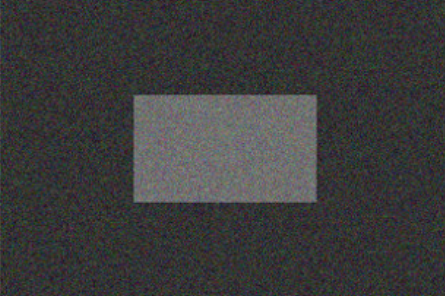
#> input picture 第3课 图像分割(固定阈值法、自动阈值法、边缘检测、连通区域分析、区域生长算法、分水岭算法)/images/noisy.png, 445 x 296 px
$ python '阈值分割.py'
#> lines starting #> are read from the running program, lines starting #| are printed output that depends on the picture; after the words box and inside, x2 and y2 are one past the last pixel; in counts of white or black regions, pixels touching at a corner belong together
# -*- encoding: utf-8 -*-
"""
@author   :   yykzjh
@Contact  :   yykzhjh@163.com
@DateTime :   2022/10/15 16:51
@Version  :   1.0
@License  :   (C)Copyright 2022
"""
import cv2
import numpy as np
import matplotlib.pyplot as plt


"""
1. 直方图双峰法：六十年代中期提出的直方图双峰法(也称 mode 法)是典型的全局单阈值分割方法。
2. 基本思想：假设图像中有明显的目标和背景，则其灰度直方图呈双峰分布，当灰度级直方图具有双峰特性时，
选取两峰之间的谷对应的灰度级作为阈值。
"""

"""
固定阈值分割函数：
cv2.threshold(src, thresh, maxval, type)
    - 参数1：原图像
    - 参数2：对像素值进行分类的阈值
    - 参数3：当像素值高于(小于)阈值时，应该被赋予的新的像素值，
    - 参数4：第四个参数是阈值方法。
        - THRESH_BINARY：       maxval if src(x, y) > thresh else 0
        - THRESH_BINARY_INV：   0 if src(x, y) > thresh else maxval
        - THRESH_TRUNC：        thresh if src(x, y) > thresh else src(x, y)
        - THRESH_TOZERO：       src(x, y) if src(x, y) > thresh else 0
        - THRESH_TOZERO_INV：   0 if src(x, y) > thresh else src(x, y)
    - 返回值：函数有两个返回值，一个为retVal, 一个阈值化处理之后的图像。
"""
# [9 lines of commented-out code are left out]

"""
五种常用固定阈值分割的方法
- THRESH_BINARY：       maxval if src(x, y) > thresh else 0
- THRESH_BINARY_INV：   0 if src(x, y) > thresh else maxval
- THRESH_TRUNC：        thresh if src(x, y) > thresh else src(x, y)
- THRESH_TOZERO：       src(x, y) if src(x, y) > thresh else 0
- THRESH_TOZERO_INV：   0 if src(x, y) > thresh else src(x, y)
"""
# [17 lines of commented-out code are left out]

"""
自动阈值分割法——自适应阈值法：自适应阈值会每次取图片的一小部分计算阈值，这样图片不同区域的阈值就不尽相同，适用于明暗分布不均的图片。
自适应阈值分割函数：
cv2.adaptiveThreshold()
    - 参数1：要处理的原图
    - 参数2：高于阈值时赋予的值，一般为255
    - 参数3：小区域阈值的计算方式
        - ADAPTIVE_THRESH_MEAN_C：小区域内取均值
        - ADAPTIVE_THRESH_GAUSSIAN_C：小区域内加权求和，权重是个高斯核
    - 参数4：阈值方式（跟前面讲的那5种相同）
        - THRESH_BINARY：       maxval if src(x, y) > thresh else 0
        - THRESH_BINARY_INV：   0 if src(x, y) > thresh else maxval
        - THRESH_TRUNC：        thresh if src(x, y) > thresh else src(x, y)
        - THRESH_TOZERO：       src(x, y) if src(x, y) > thresh else 0
        - THRESH_TOZERO_INV：   0 if src(x, y) > thresh else src(x, y)
    - 参数5：小区域的边长，如11就是11*11的小块
    - 参数6：最终阈值等于小区域计算出的阈值再减去此值,白色比较多取正值,黑色比较多取负值
"""
# [20 lines of commented-out code are left out]

"""
自动阈值分割法——迭代法阈值分割：
步骤：
1． 求出图像的最大灰度值和最小灰度值，分别记为ZMAX和ZMIN，令初始阈值T0=(ZMAX+ZMIN)/2；
2． 根据阈值TK将图象分割为前景和背景，分别求出两者的平均灰度值ZO和ZB ；
3． 求出新阈值TK+1=(ZO+ZB)/2；
4． 若TK==TK+1，则所得即为阈值；否则转2，迭代计算；
5 ． 使用计算后的阈值进行固定阈值分割。
"""

"""
自动阈值分割法——Otsu大津法：最大类间方差法，1979年日本学者大津提出，是一种基于全局阈值的自适应方法。
1. 灰度特性：图像分为前景和背景。当取最佳阈值时，两部分之间的差别应该是最大的，衡量差别的标准为最大类间方差。
2. 直方图有两个峰值的图像，大津法求得的阈值T近似等于两个峰值之间的低谷。
函数参数说明：
1. thresh在这里是迭代的初始值，不断+1;
2. 参数4的阈值方法与其他方法结合使用，cv2.THRESH_OTSU只是为了自适应确定阈值，具体分割方法还需要另外指定
"""
# 读取图像
img = cv2.imread(r"./images/noisy.png", 0)
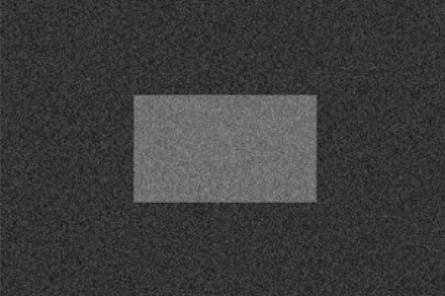
#> img: shape (296, 445); min 21, max 135, mean 60.8

# 固定阈值分割法
_, th1 = cv2.threshold(img, 100, 255, cv2.THRESH_BINARY)
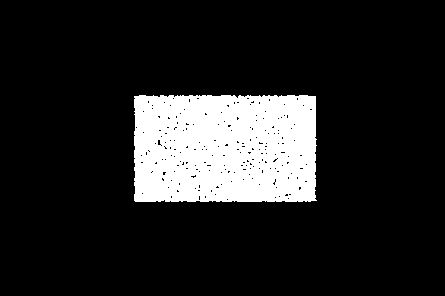
#> th1: shape (296, 445); 14.3% white; 1 white region, box (x1, y1, x2, y2) and area: (134, 95, 317, 202) 18871
# Otsu阈值分割法
_, th2 = cv2.threshold(img, 0, 255, cv2.THRESH_BINARY + cv2.THRESH_OTSU)
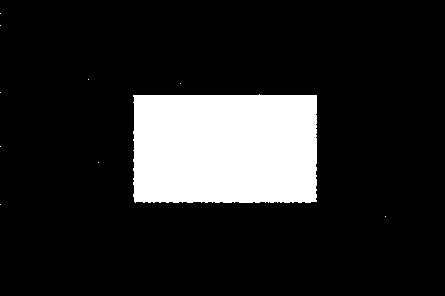
#> th2: shape (296, 445); 14.9% white; 10 white regions (9 under 20 px), largest, box (x1, y1, x2, y2) and area: (133, 94, 317, 203) 19675
# 先进性高斯滤波，再使用Otsu阈值法
blur = cv2.GaussianBlur(img, (5, 5), 0)
_, th3 = cv2.threshold(blur, 0, 255, cv2.THRESH_BINARY + cv2.THRESH_OTSU)
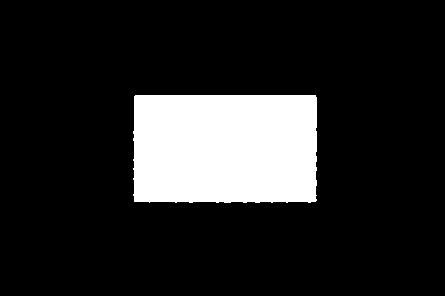
#> th3: shape (296, 445); 14.9% white; 1 white region, box (x1, y1, x2, y2) and area: (133, 95, 317, 203) 19591

# 对比
images = [img, 0, th1, img, 0, th2, blur, 0, th3]
titles = [
    "Origin", "Histogram", "Global(v=100)",
    "Origin", "Histogram", "Otsu's",
    "Gaussian Filtered Image", "Histogram", "Otsu's"
]

# 循环显示
for i in range(3):
    # 绘制原图
    plt.subplot(3, 3, i * 3 + 1)
    plt.imshow(images[i * 3], cmap="gray")
    plt.title(titles[i * 3], fontsize=8)
    plt.xticks([]), plt.yticks([])

    # 绘制直方图plt.hist, ravel()函数将数组将成一维
    plt.subplot(3, 3, i * 3 + 2)
    plt.hist(images[i * 3].ravel(), 256)
    plt.title(titles[i * 3 + 1], fontsize=8)
    plt.xticks([]), plt.yticks([])

    # 绘制阈值分割图
    plt.subplot(3, 3, i * 3 + 3)
    plt.imshow(images[i * 3 + 2], cmap="gray")
    plt.title(titles[i * 3 + 2], fontsize=8)
    plt.xticks([]), plt.yticks([])
plt.show()
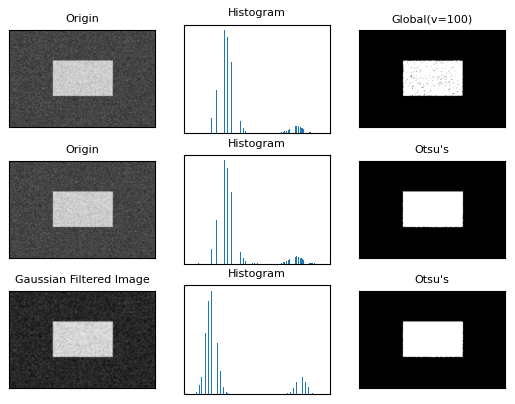
#> figure drawn by matplotlib, 9 panels
